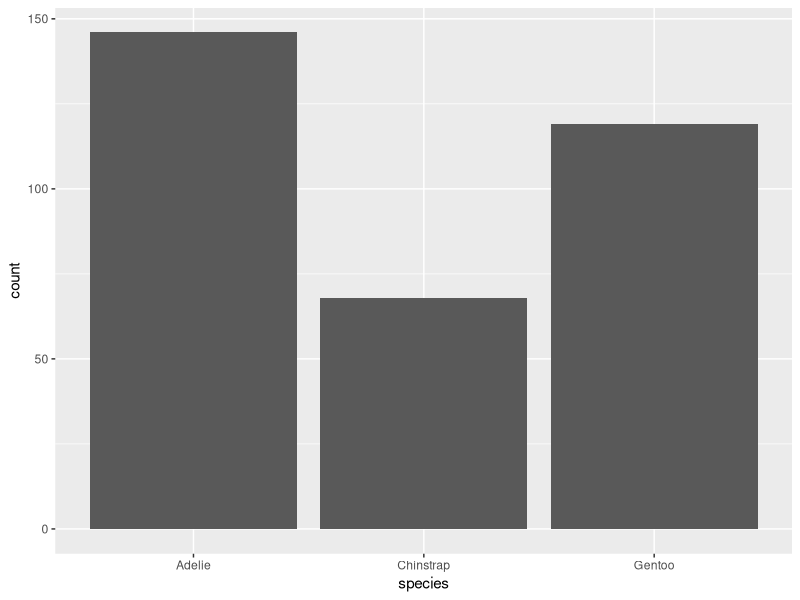
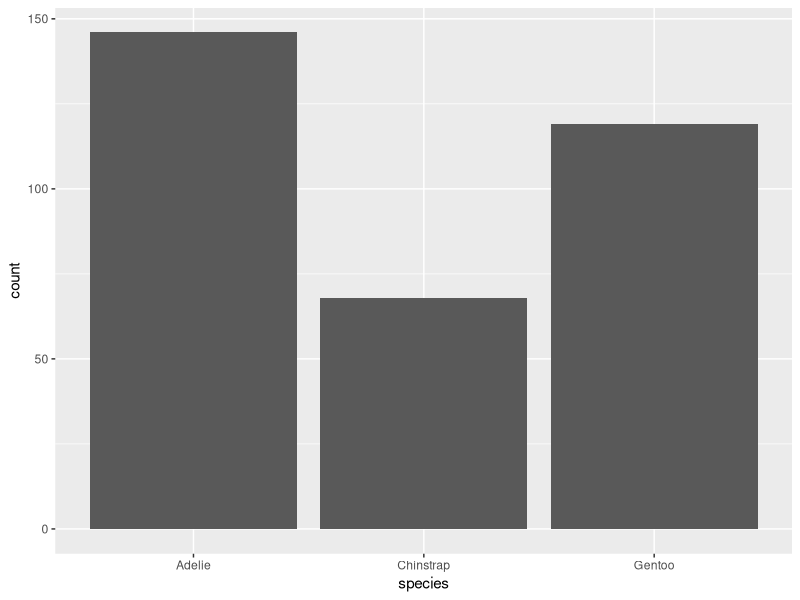
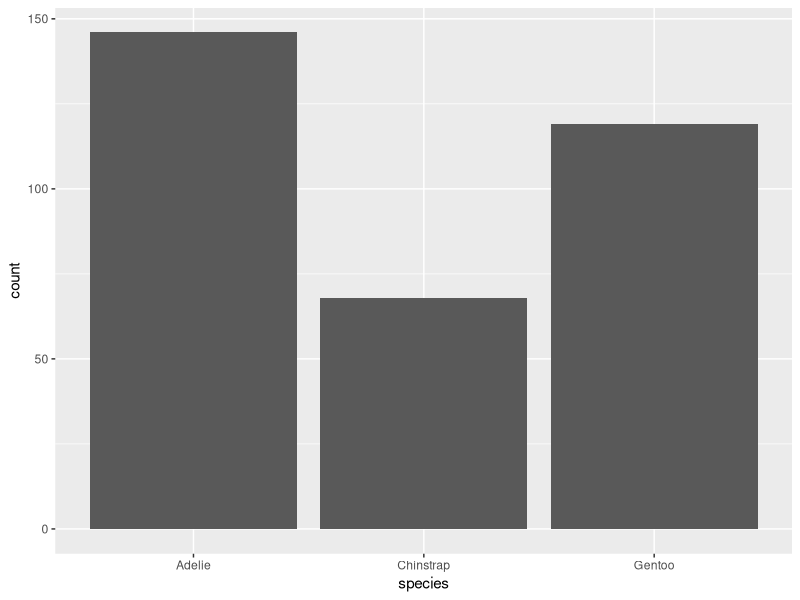
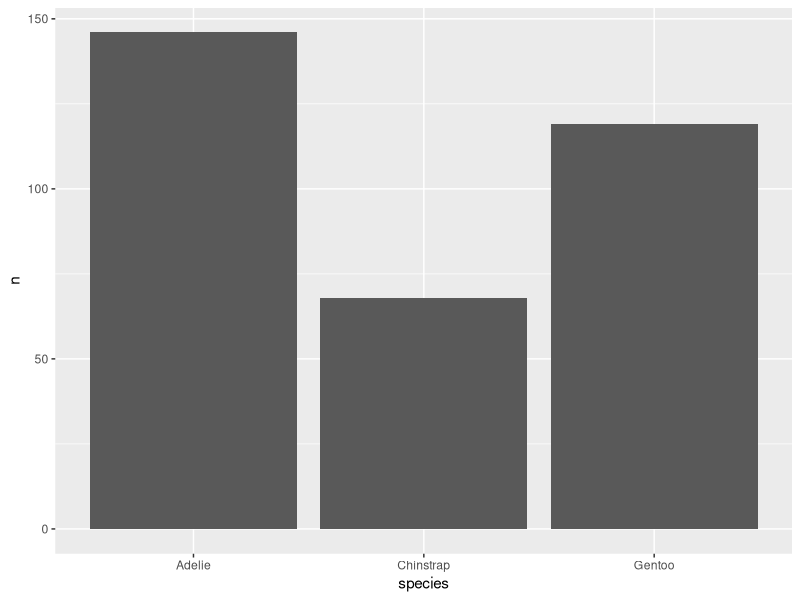
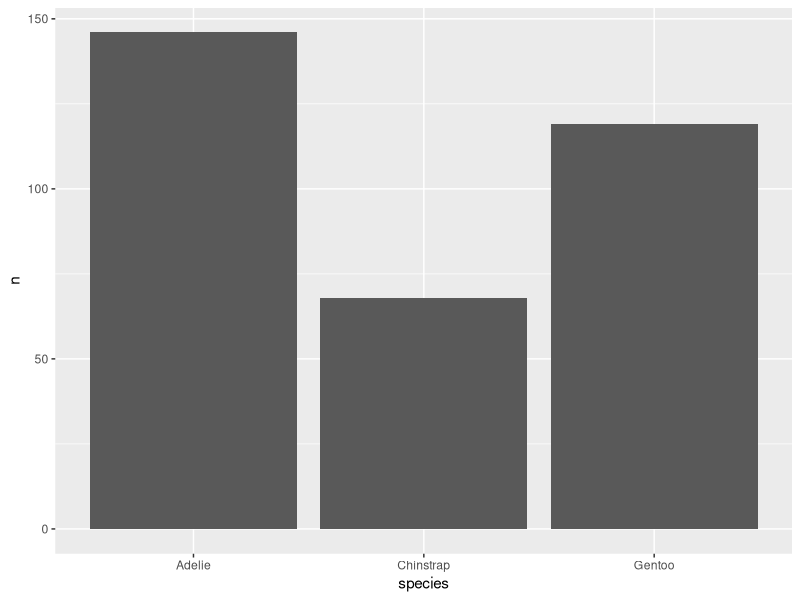
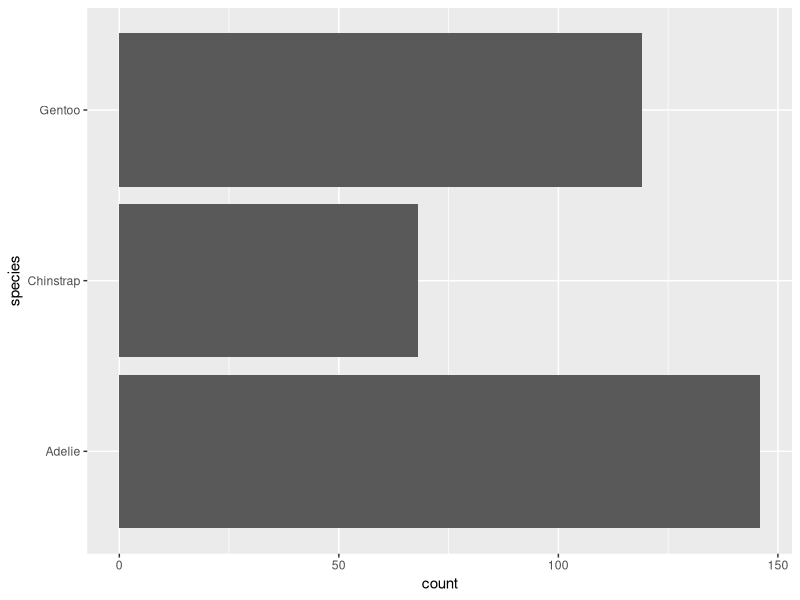
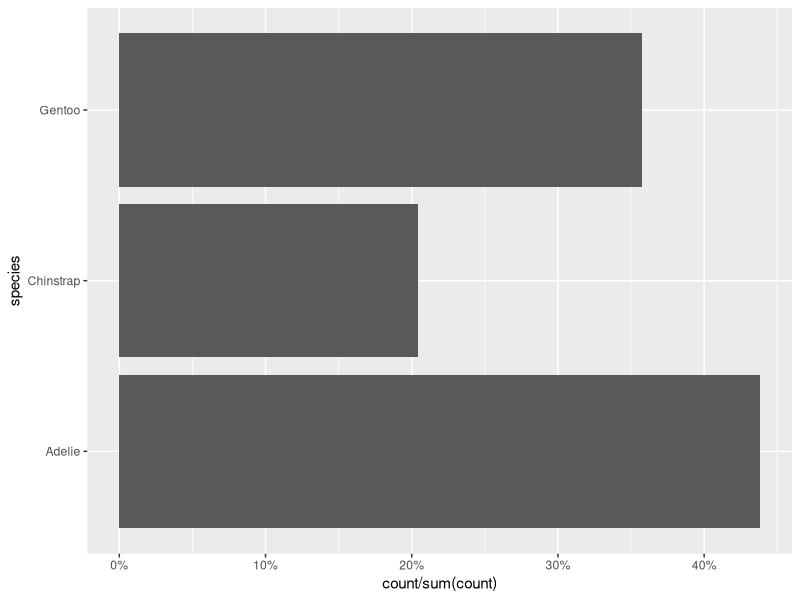
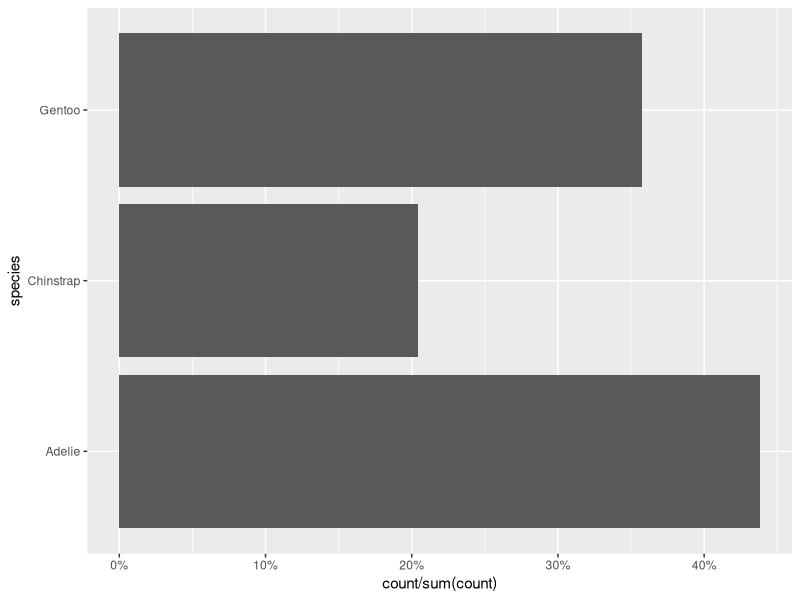

R code for these plots, in order:
## ---- chunk 1
library(tidyverse)
library(palmerpenguins)

penguins <- penguins %>% drop_na()
## ---- chunk 2
ggplot(penguins, aes(x = species)) +
  geom_bar()

ggplot(penguins, aes(x = species)) +
  stat_count()
## ---- chunk 3
# count(penguins, species)

penguins %>% 
  ggplot(aes(x = species)) +
  geom_bar(stat = "count")


penguins %>% 
  count(species) %>%
  ggplot(aes(x = species, y = n)) +
  geom_bar(stat = "identity")


penguins %>% 
  count(species) %>%
  ggplot(aes(x = species, y = n)) +
  geom_col()
## ---- chunk 4
penguins %>% 
  ggplot(aes(y = species)) +
  geom_bar(aes(x = stat(count)))


penguins %>% 
  ggplot(aes(y = species)) +
  geom_bar(aes(x = stat(count) / sum(stat(count)))) +
  scale_x_continuous(labels = scales::percent)


penguins %>% 
  ggplot(aes(y = species)) +
  geom_bar(aes(x = stat(count) / sum(count))) +
  scale_x_continuous(labels = scales::percent)
## ---- chunk 5
ggplot() +
  layer(
      data       = penguins,
      mapping    = aes(x = species, y = bill_length_mm, color = fct_rev(sex)),
      stat       = "summary", 
      params     = list(fun = "mean"),
      geom       = "point",
      position   = position_dodge(width = 0.5)
  )

## ---- chunk 6
penguins %>% 
  ggplot(aes(x = species, y = bill_length_mm, color = fct_rev(sex))) +
  stat_summary(
    geom       = "point",
    fun        = mean,
    position   = position_dodge(width = 0.5)
  )


penguins %>% 
  ggplot(aes(x = species, y = bill_length_mm, color = fct_rev(sex))) +
  geom_point(
    stat       = "summary",
    fun        = mean,
    position   = position_dodge(width = 0.5)
  )
